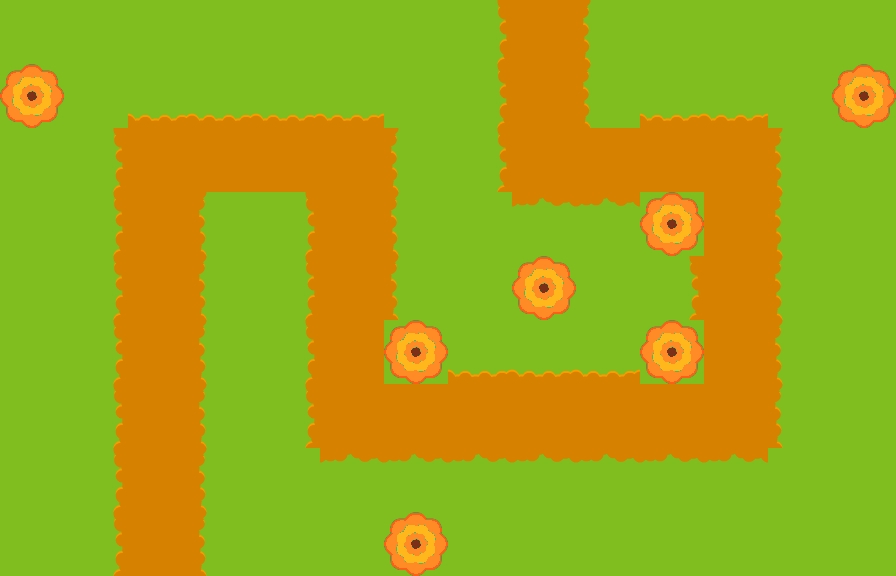

The image is a tile-based game level rendered from a .tmx file. Its description and complete source (layers, tilesets, objects, tile grids) follow:
An orthogonal 14x9 tile map with 64x64 px tiles, 2 tile layers (Tile Layer 1, Tile Layer 2), 2 tilesets.

<map version="1.2" tiledversion="1.2.5" orientation="orthogonal" renderorder="right-down" width="14" height="9" tilewidth="64" tileheight="64" infinite="0" nextlayerid="3" nextobjectid="1">
 <tileset firstgid="1" source="Thanksgiving_tiles.tsx" />
 <tileset firstgid="49" source="TG Tree.tsx" />
 <layer id="1" name="Tile Layer 1" width="14" height="9">
  <data encoding="csv">
23,23,23,23,23,23,23,23,26,23,23,23,23,23,
23,23,23,23,23,23,23,23,26,23,23,23,23,23,
23,23,26,26,26,26,23,23,26,26,26,26,23,23,
23,23,26,23,23,26,23,23,23,23,23,26,23,23,
23,23,26,23,23,26,23,23,23,23,23,26,23,23,
23,23,26,23,23,26,23,23,23,23,23,26,23,23,
23,23,26,23,23,26,26,26,26,26,26,26,23,23,
23,23,26,23,23,23,23,23,23,23,23,23,23,23,
23,23,26,23,23,23,23,23,23,23,23,23,23,23
</data>
 </layer>
 <layer id="2" name="Tile Layer 2" width="14" height="9">
  <data encoding="csv">
0,0,0,0,0,0,0,30,0,32,0,0,0,0,
70,0,15,15,15,15,0,30,0,32,15,15,0,70,
0,30,0,0,0,0,32,30,0,0,0,0,32,0,
0,30,0,32,30,0,32,0,47,47,70,0,32,0,
0,30,0,32,30,0,32,0,70,0,30,0,32,0,
0,30,0,32,30,0,70,15,15,15,70,0,32,0,
0,30,0,32,30,0,0,0,0,0,0,0,32,0,
0,30,0,32,0,47,47,47,47,47,47,47,0,0,
0,30,0,32,0,0,70,0,0,0,0,0,0,0
</data>
 </layer>
</map>
